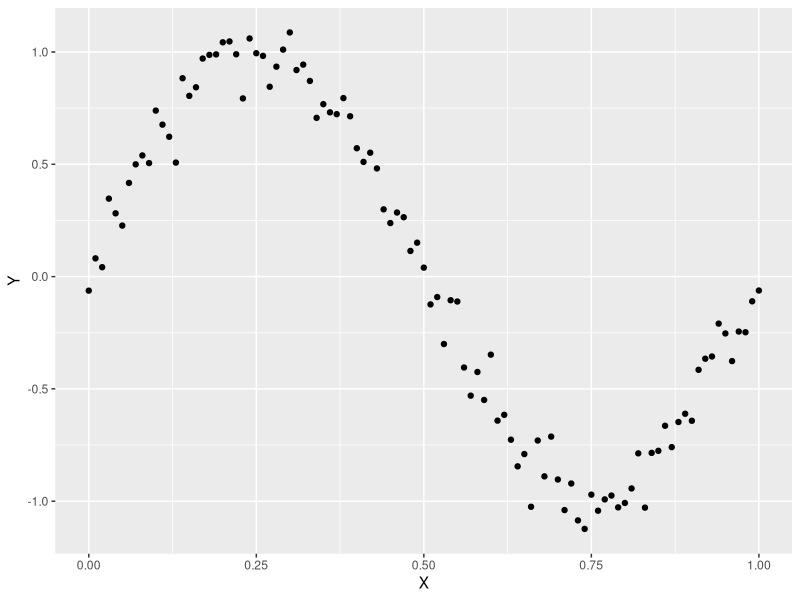
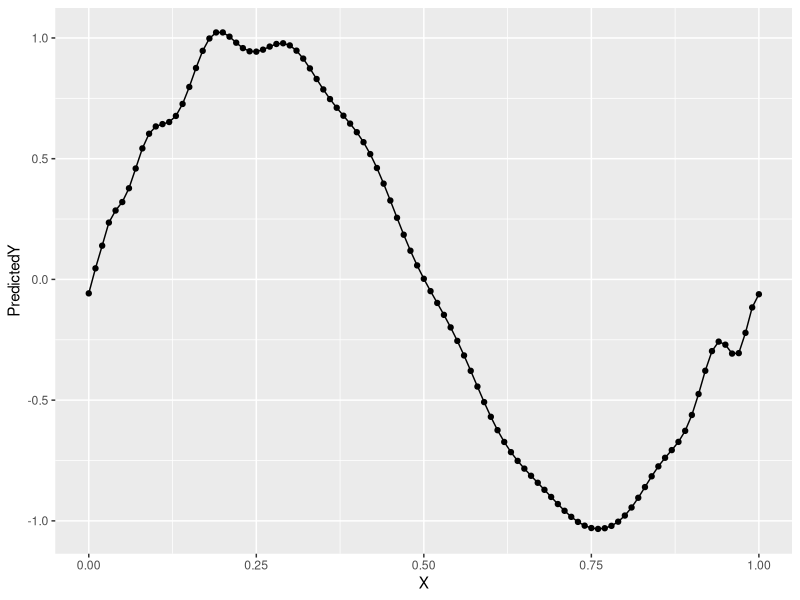
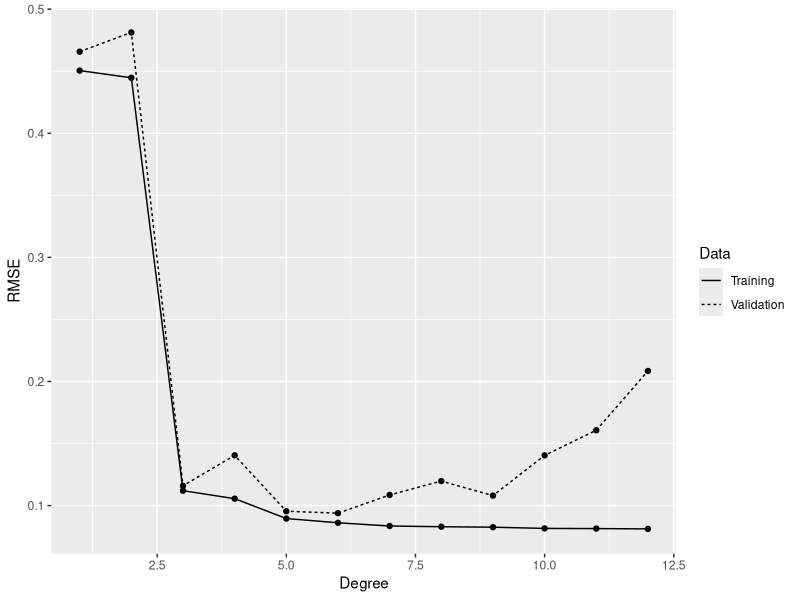

The R script that drew these images, in order:

install.packages("ggplot2")
library('ggplot2')

# polynomial fitting

set.seed(1)
x <- seq(0, 1, by = 0.01)
y <- sin(2 * pi * x) + rnorm(length(x), 0, 0.1)

df <- data.frame(X = x, Y = y)
ggplot(df, aes(x = X, y = Y)) +
  geom_point()

model <- lm(Y ~ poly(X, degree = 25), data = df)
summary(model)

# add predictions to the data frame 
# df <- transform(df, PredictedY = predict(model))
# simpler
df$PredictedY <- predict(model)

# plot predicted values
ggplot(df, aes(x = X, y = PredictedY)) +
  geom_point() +
  geom_line()


### cross validation, this needs a training set and a validation set 

# set x and y again
set.seed(1)
x <- seq(0, 1, by = 0.01)
y <- sin(2 * pi * x) + rnorm(length(x), 0, 0.1)

# get a random sample of 50 indicies from 101
n <- length(x)
indices <- sort(sample(1:n, round(0.5 * n)))

# training data
training.x <- x[indices]
training.y <- y[indices]
training.df <- data.frame(X = training.x, Y = training.y)

# validation data is the other indicies
validation.x <- x[-indices]
validation.y <- y[-indices]
validation.df <- data.frame(X = validation.x, Y = validation.y)

# define the function
rmse <- function(y, h)
{
  return(sqrt(mean((y - h) ^ 2)))
}

# a dataframe to store performance data
performance <- data.frame()

for (d in 1:12)
{
  poly.fit <- lm(Y ~ poly(X, degree = d), data = training.df)
  
  # add a row of three values, including
  # rmse of actual and predicted values of y (training data)  
  performance <- rbind(performance,
                       data.frame(Degree = d,
                                  Data = 'Training',
                                  RMSE = rmse(training.y, predict(poly.fit))))
  
  # same for validation data
  performance <- rbind(performance,
                       data.frame(Degree = d,
                                  Data = 'Validation',
                                  RMSE = rmse(validation.y, predict(poly.fit,
                                                                    newdata = validation.df))))
}

ggplot(performance, aes(x = Degree, y = RMSE, linetype = Data)) +
  geom_point() +
  geom_line()
